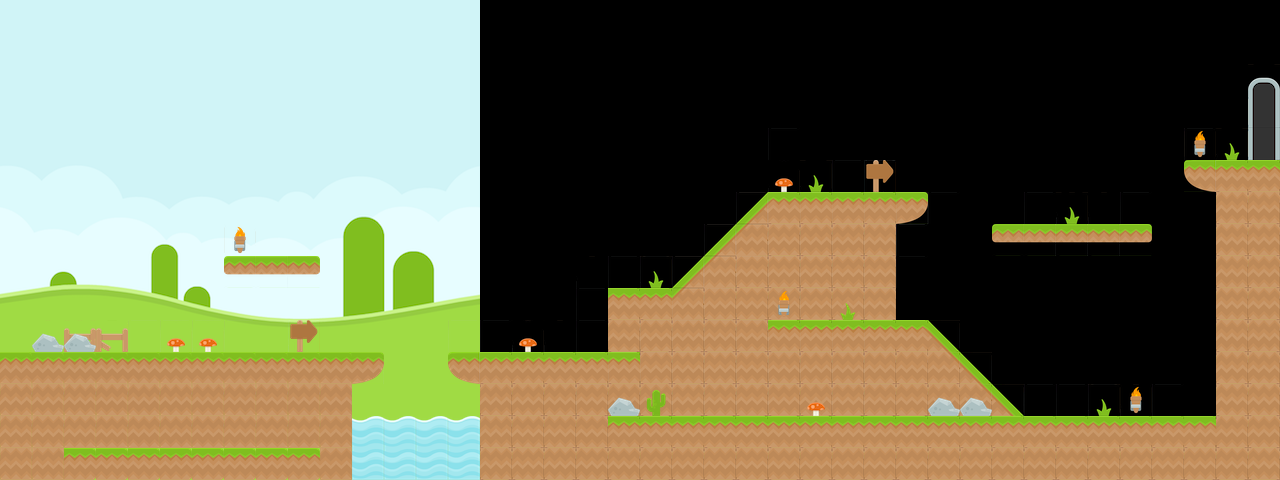

Below is a game level as drawn by its tile map, then a one-line description and the .tmx that defines it (tile-layer data replaced by summaries):
An orthogonal 40x15 tile map with 32x32 px tiles, 2 tile layers (background, foreground), 2 tilesets, 1 image layer and 31 objects (14x CoinEntity, 4x platform, 2x EnemyEntity, mainPlayer, me.LevelEntity).

<map version="1.0" tiledversion="1.0.3" orientation="orthogonal" renderorder="right-down" width="40" height="15" tilewidth="32" tileheight="32" nextobjectid="55">
 <tileset firstgid="1" name="spritesheet_ground" tilewidth="32" tileheight="32" tilecount="128" columns="8">
  <image source="../img/map/spritesheet_ground.png" width="256" height="512" />
 </tileset>
 <tileset firstgid="129" name="spritesheet_tiles" tilewidth="32" tileheight="32" tilecount="128" columns="8">
  <image source="../img/map/spritesheet_tiles.png" width="256" height="512" />
 </tileset>
 <imagelayer name="sky">
  <image source="../img/colored_grass.png" width="480" height="480" />
  <properties>
   <property name="ratio" type="float" value="0.35" />
  </properties>
 </imagelayer>
 <layer name="background" width="40" height="15">
  <data>[600 cells, 233 non-empty, 21 distinct tile ids]</data>
 </layer>
 <objectgroup name="Entities">
  <object id="18" name="mainPlayer" x="63" y="284" width="32" height="64">
   <properties>
    <property name="framewidth" value="64" />
    <property name="image" value="gripe_run_right" />
   </properties>
  </object>
  <object id="25" name="CoinEntity" x="287" y="223" width="32" height="32">
   <properties>
    <property name="framewidth" value="32" />
    <property name="image" value="spinning_coin_gold" />
   </properties>
  </object>
  <object id="29" name="CoinEntity" x="511" y="319" width="32" height="32">
   <properties>
    <property name="framewidth" value="32" />
    <property name="image" value="spinning_coin_gold" />
   </properties>
  </object>
  <object id="30" name="CoinEntity" x="95" y="410" width="32" height="32">
   <properties>
    <property name="framewidth" value="32" />
    <property name="image" value="spinning_coin_gold" />
   </properties>
  </object>
  <object id="31" name="CoinEntity" x="888" y="380" width="32" height="32">
   <properties>
    <property name="framewidth" value="32" />
    <property name="image" value="spinning_coin_gold" />
   </properties>
  </object>
  <object id="32" name="CoinEntity" x="838" y="380" width="32" height="32">
   <properties>
    <property name="framewidth" value="32" />
    <property name="image" value="spinning_coin_gold" />
   </properties>
  </object>
  <object id="33" name="CoinEntity" x="830" y="282" width="32" height="32">
   <properties>
    <property name="framewidth" value="32" />
    <property name="image" value="spinning_coin_gold" />
   </properties>
  </object>
  <object id="34" name="CoinEntity" x="802" y="155" width="32" height="32">
   <properties>
    <property name="framewidth" value="32" />
    <property name="image" value="spinning_coin_gold" />
   </properties>
  </object>
  <object id="35" name="CoinEntity" x="685" y="205" width="32" height="32">
   <properties>
    <property name="framewidth" value="32" />
    <property name="image" value="spinning_coin_gold" />
   </properties>
  </object>
  <object id="36" name="CoinEntity" x="1026" y="188" width="32" height="32">
   <properties>
    <property name="framewidth" value="32" />
    <property name="image" value="spinning_coin_gold" />
   </properties>
  </object>
  <object id="37" name="CoinEntity" x="1174" y="379" width="32" height="32">
   <properties>
    <property name="framewidth" value="32" />
    <property name="image" value="spinning_coin_gold" />
   </properties>
  </object>
  <object id="39" name="CoinEntity" x="1090" y="186" width="32" height="32">
   <properties>
    <property name="framewidth" value="32" />
    <property name="image" value="spinning_coin_gold" />
   </properties>
  </object>
  <object id="40" name="CoinEntity" x="873" y="281" width="32" height="32">
   <properties>
    <property name="framewidth" value="32" />
    <property name="image" value="spinning_coin_gold" />
   </properties>
  </object>
  <object id="46" name="CoinEntity" x="242" y="223" width="32" height="32">
   <properties>
    <property name="framewidth" value="32" />
    <property name="image" value="spinning_coin_gold" />
   </properties>
  </object>
  <object id="47" name="me.LevelEntity" x="1245" y="83" width="32" height="77">
   <properties>
    <property name="to" value="newmap02" />
   </properties>
  </object>
 </objectgroup>
 <objectgroup name="Enemy">
  <object id="42" name="EnemyEntity" x="1025" y="343" width="125" height="64">
   <properties>
    <property name="framewidth" value="32" />
    <property name="image" value="spinning_coin_gold" />
   </properties>
  </object>
  <object id="43" name="EnemyEntity" x="72.5" y="382" width="243" height="64">
   <properties>
    <property name="framewidth" value="32" />
    <property name="image" value="spinning_coin_gold" />
   </properties>
  </object>
  <object id="44" name="CoinEntity" x="148" y="411" width="32" height="32">
   <properties>
    <property name="framewidth" value="32" />
    <property name="image" value="spinning_coin_gold" />
   </properties>
  </object>
 </objectgroup>
 <layer name="foreground" width="40" height="15">
  <data>[600 cells, 74 non-empty, 9 distinct tile ids]</data>
 </layer>
 <objectgroup name="collision" offsetx="-1" offsety="2">
  <object id="2" type="platform" x="225.333" y="257.333">
   <polyline points="0,0 92,0" />
  </object>
  <object id="3" type="platform" x="991.667" y="225.333">
   <polyline points="0,0 159,0" />
  </object>
  <object id="5" x="1280" y="1.33333">
   <polyline points="0,0 -1.33333,161.333" />
  </object>
  <object id="6" x="1216" y="165.333" width="62.6667" height="250.667" />
  <object id="7" x="610" y="419">
   <polyline points="0,0 606,-3" />
  </object>
  <object id="11" x="609" y="385" width="31" height="33" />
  <object id="12" x="448" y="352">
   <polyline points="0,0 192,2" />
  </object>
  <object id="13" type="platform" x="67" y="447">
   <polyline points="0,0 255,-1" />
  </object>
  <object id="14" x="3" y="2">
   <polyline points="0,0 -1,349 380,349" />
  </object>
  <object id="19" x="608" y="288">
   <polyline points="0,0 65,-1 160,-98 320,-97" />
  </object>
  <object id="48" type="platform" x="1221" y="166">
   <polyline points="0,0 -35,0" />
  </object>
  <object id="53" x="929" y="320">
   <polyline points="0,0 104,103" />
  </object>
  <object id="54" x="770" y="319">
   <polyline points="0,0 160,0" />
  </object>
 </objectgroup>
</map>